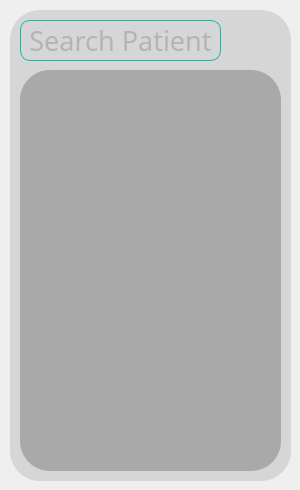
      <widget class="QWidget" name="tab_4">
       <attribute name="title">
        <string>Dressing List</string>
       </attribute>
       <widget class="QFrame" name="frame_19">
        <property name="geometry">
         <rect>
          <x>10</x>
          <y>10</y>
          <width>281</width>
          <height>471</height>
         </rect>
        </property>
        <property name="styleSheet">
         <string notr="true">border-radius: 30px;
background-color: rgb(214, 214, 214);</string>
        </property>
        <widget class="QLineEdit" name="searchReOut_2">
         <property name="geometry">
          <rect>
           <x>10</x>
           <y>10</y>
           <width>201</width>
           <height>41</height>
          </rect>
         </property>
         <property name="font">
          <font>
           <family>Piximisa</family>
           <pointsize>20</pointsize>
          </font>
         </property>
         <property name="styleSheet">
          <string notr="true">border-radius: 10px;
border : 1px solid rgb(14, 188, 157);
color: rgb(145, 145, 145);</string>
         </property>
         <property name="alignment">
          <set>Qt::AlignCenter</set>
         </property>
         <property name="placeholderText">
          <string>Search Patient</string>
         </property>
         <property name="clearButtonEnabled">
          <bool>true</bool>
         </property>
        </widget>
        <widget class="QPushButton" name="btnSearchPatient_4">
         <property name="geometry">
          <rect>
           <x>210</x>
           <y>10</y>
           <width>61</width>
           <height>41</height>
          </rect>
         </property>
         <property name="cursor">
          <cursorShape>PointingHandCursor</cursorShape>
         </property>
         <property name="text">
          <string/>
         </property>
         <property name="icon">
          <iconset resource="img.qrc">
           <normaloff>:/img/paper-plane.svg</normaloff>:/img/paper-plane.svg</iconset>
         </property>
         <property name="iconSize">
          <size>
           <width>42</width>
           <height>42</height>
          </size>
         </property>
         <property name="flat">
          <bool>true</bool>
         </property>
        </widget>
        <widget class="QListView" name="listViewReOut_2">
         <property name="geometry">
          <rect>
           <x>10</x>
           <y>60</y>
           <width>261</width>
           <height>401</height>
          </rect>
         </property>
         <property name="styleSheet">
          <string notr="true">background-color: rgb(169, 169, 169);</string>
         </property>
        </widget>
        <zorder>btnSearchPatient_4</zorder>
        <zorder>listViewReOut_2</zorder>
        <zorder>searchReOut_2</zorder>
       </widget>
      </widget>
